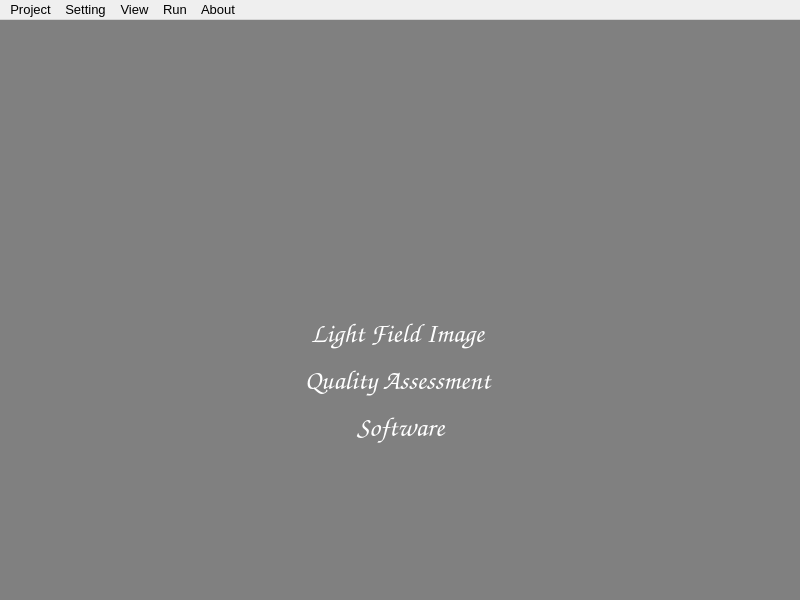
<?xml version="1.0" encoding="UTF-8"?>
<ui version="4.0">
 <class>MainWindow</class>
 <widget class="QMainWindow" name="MainWindow">
  <property name="geometry">
   <rect>
    <x>0</x>
    <y>0</y>
    <width>800</width>
    <height>600</height>
   </rect>
  </property>
  <property name="font">
   <font>
    <pointsize>14</pointsize>
   </font>
  </property>
  <property name="windowTitle">
   <string>Light Field Quality of Experience</string>
  </property>
  <property name="windowIcon">
   <iconset resource="UI_res.qrc">
    <normaloff>:/logo/res/jpegpleno-logo.png</normaloff>:/logo/res/jpegpleno-logo.png</iconset>
  </property>
  <property name="windowOpacity">
   <double>0.900000000000000</double>
  </property>
  <property name="styleSheet">
   <string notr="true"/>
  </property>
  <widget class="QWidget" name="centralwidget">
   <property name="font">
    <font>
     <pointsize>14</pointsize>
    </font>
   </property>
   <property name="styleSheet">
    <string notr="true">background: gray;
color: rgb(255, 255, 255);</string>
   </property>
   <widget class="QLabel" name="logo_label">
    <property name="geometry">
     <rect>
      <x>320</x>
      <y>100</y>
      <width>151</width>
      <height>181</height>
     </rect>
    </property>
    <property name="text">
     <string/>
    </property>
    <property name="pixmap">
     <pixmap resource="UI_res.qrc">:/logo/res/jpegpleno-logo.png</pixmap>
    </property>
    <property name="scaledContents">
     <bool>true</bool>
    </property>
   </widget>
   <widget class="QLabel" name="text_label">
    <property name="geometry">
     <rect>
      <x>280</x>
      <y>290</y>
      <width>241</width>
      <height>141</height>
     </rect>
    </property>
    <property name="font">
     <font>
      <family>Z003</family>
      <pointsize>20</pointsize>
      <italic>true</italic>
     </font>
    </property>
    <property name="text">
     <string>&lt;html&gt;&lt;head/&gt;&lt;body&gt;&lt;p align=&quot;center&quot;&gt;Light Field Image &lt;/p&gt;&lt;p align=&quot;center&quot;&gt;Quality Assessment &lt;/p&gt;&lt;p align=&quot;center&quot;&gt;Software&lt;/p&gt;&lt;/body&gt;&lt;/html&gt;</string>
    </property>
   </widget>
  </widget>
  <widget class="QMenuBar" name="menubar">
   <property name="geometry">
    <rect>
     <x>0</x>
     <y>0</y>
     <width>800</width>
     <height>23</height>
    </rect>
   </property>
   <property name="font">
    <font>
     <pointsize>10</pointsize>
    </font>
   </property>
   <widget class="QMenu" name="menuFile">
    <property name="title">
     <string>Project</string>
    </property>
    <addaction name="action_new_project"/>
    <addaction name="action_load_project"/>
    <addaction name="action_save_project"/>
    <addaction name="action_close"/>
   </widget>
   <widget class="QMenu" name="menuSetting">
    <property name="title">
     <string>Setting</string>
    </property>
    <widget class="QMenu" name="menuFont_Size">
     <property name="title">
      <string>Font Size</string>
     </property>
     <addaction name="actionTable_Font_Size"/>
     <addaction name="actionHint_Text_Size"/>
    </widget>
    <addaction name="menuFont_Size"/>
   </widget>
   <widget class="QMenu" name="menuView">
    <property name="title">
     <string>View</string>
    </property>
   </widget>
   <widget class="QMenu" name="menuRun">
    <property name="title">
     <string>Run</string>
    </property>
    <addaction name="action_preprocessing"/>
    <addaction name="action_start_training"/>
    <addaction name="action_start_test"/>
    <addaction name="action_post_processing"/>
   </widget>
   <widget class="QMenu" name="menuAbout">
    <property name="title">
     <string>About</string>
    </property>
    <addaction name="action_about_JPEG"/>
    <addaction name="action_about_imcl"/>
   </widget>
   <addaction name="menuFile"/>
   <addaction name="menuSetting"/>
   <addaction name="menuView"/>
   <addaction name="menuRun"/>
   <addaction name="menuAbout"/>
  </widget>
  <action name="action_save_project">
   <property name="text">
    <string>Save</string>
   </property>
  </action>
  <action name="action_load_project">
   <property name="text">
    <string>Load...</string>
   </property>
  </action>
  <action name="action_new_project">
   <property name="text">
    <string>New...</string>
   </property>
  </action>
  <action name="actionLog">
   <property name="checkable">
    <bool>true</bool>
   </property>
   <property name="text">
    <string>Logs</string>
   </property>
  </action>
  <action name="action_log">
   <property name="checkable">
    <bool>true</bool>
   </property>
   <property name="text">
    <string>Log</string>
   </property>
  </action>
  <action name="action_preprocessing">
   <property name="icon">
    <iconset theme="accessories-dictionary"/>
   </property>
   <property name="text">
    <string>Pre Processing</string>
   </property>
  </action>
  <action name="action_start_training">
   <property name="text">
    <string>Start Training</string>
   </property>
  </action>
  <action name="action_start_test">
   <property name="text">
    <string>Start Test</string>
   </property>
  </action>
  <action name="actionSave_As">
   <property name="text">
    <string>Save As</string>
   </property>
  </action>
  <action name="action_about_JPEG">
   <property name="text">
    <string>JPEG Pleno</string>
   </property>
  </action>
  <action name="action_about_imcl">
   <property name="text">
    <string>LFIQoE</string>
   </property>
  </action>
  <action name="action_skip_refocusing">
   <property name="checkable">
    <bool>true</bool>
   </property>
   <property name="text">
    <string>Refocusing stage</string>
   </property>
  </action>
  <action name="action_skip_video_generation">
   <property name="checkable">
    <bool>true</bool>
   </property>
   <property name="text">
    <string>Video Generation</string>
   </property>
  </action>
  <action name="action_close">
   <property name="text">
    <string>Close...</string>
   </property>
  </action>
  <action name="actionMigrate">
   <property name="text">
    <string>Migrate</string>
   </property>
  </action>
  <action name="action_post_processing">
   <property name="text">
    <string>Post Processing</string>
   </property>
  </action>
  <action name="action_skip_all">
   <property name="checkable">
    <bool>true</bool>
   </property>
   <property name="text">
    <string>Preprocessing</string>
   </property>
  </action>
  <action name="actionTable_Font_Size">
   <property name="text">
    <string>Table Font Size</string>
   </property>
  </action>
  <action name="actionHint_Text_Size">
   <property name="text">
    <string>Hint Text Size</string>
   </property>
  </action>
 </widget>
 <resources>
  <include location="UI_res.qrc"/>
 </resources>
 <connections/>
</ui>
